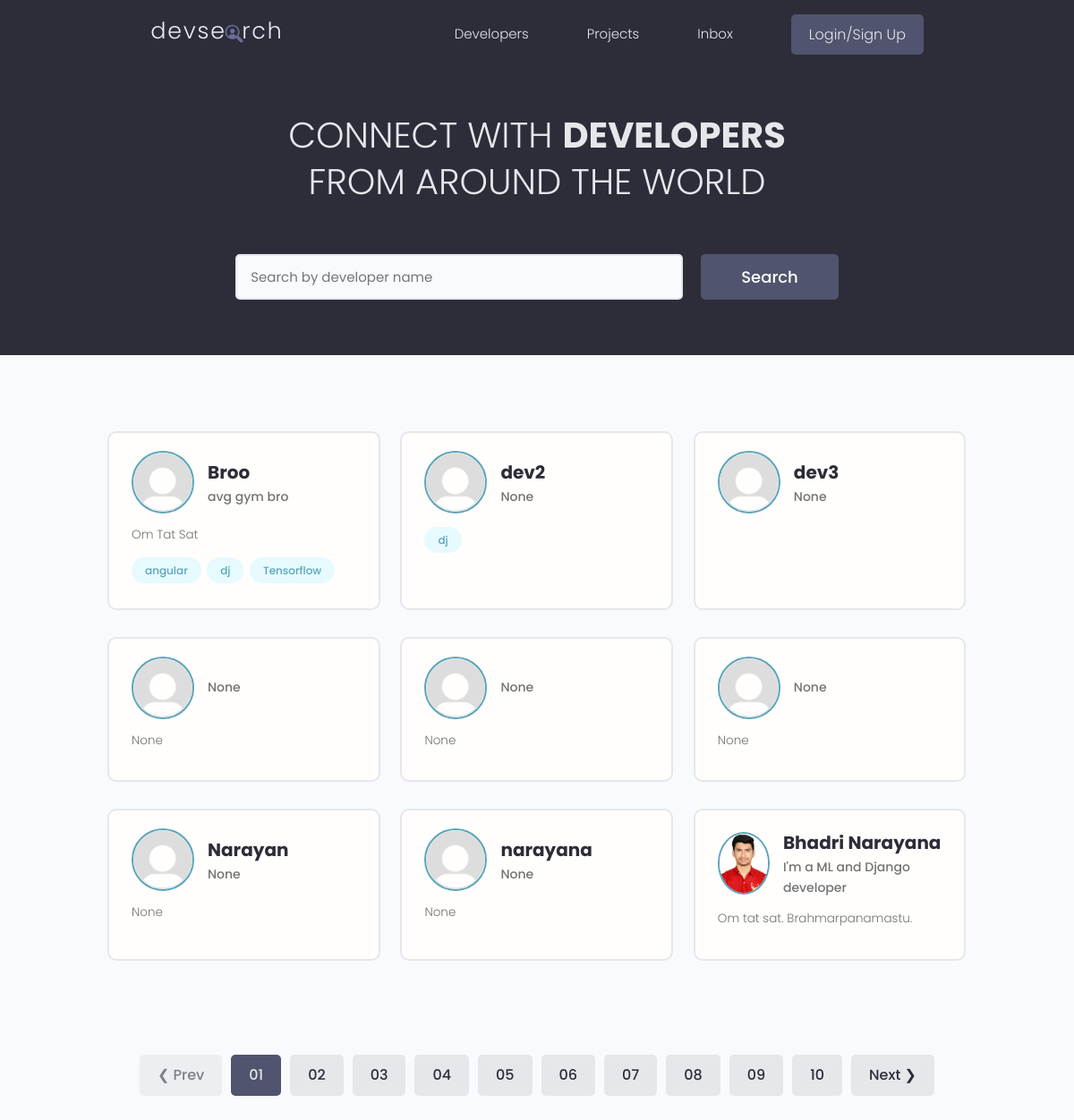
The app's page /, older data.
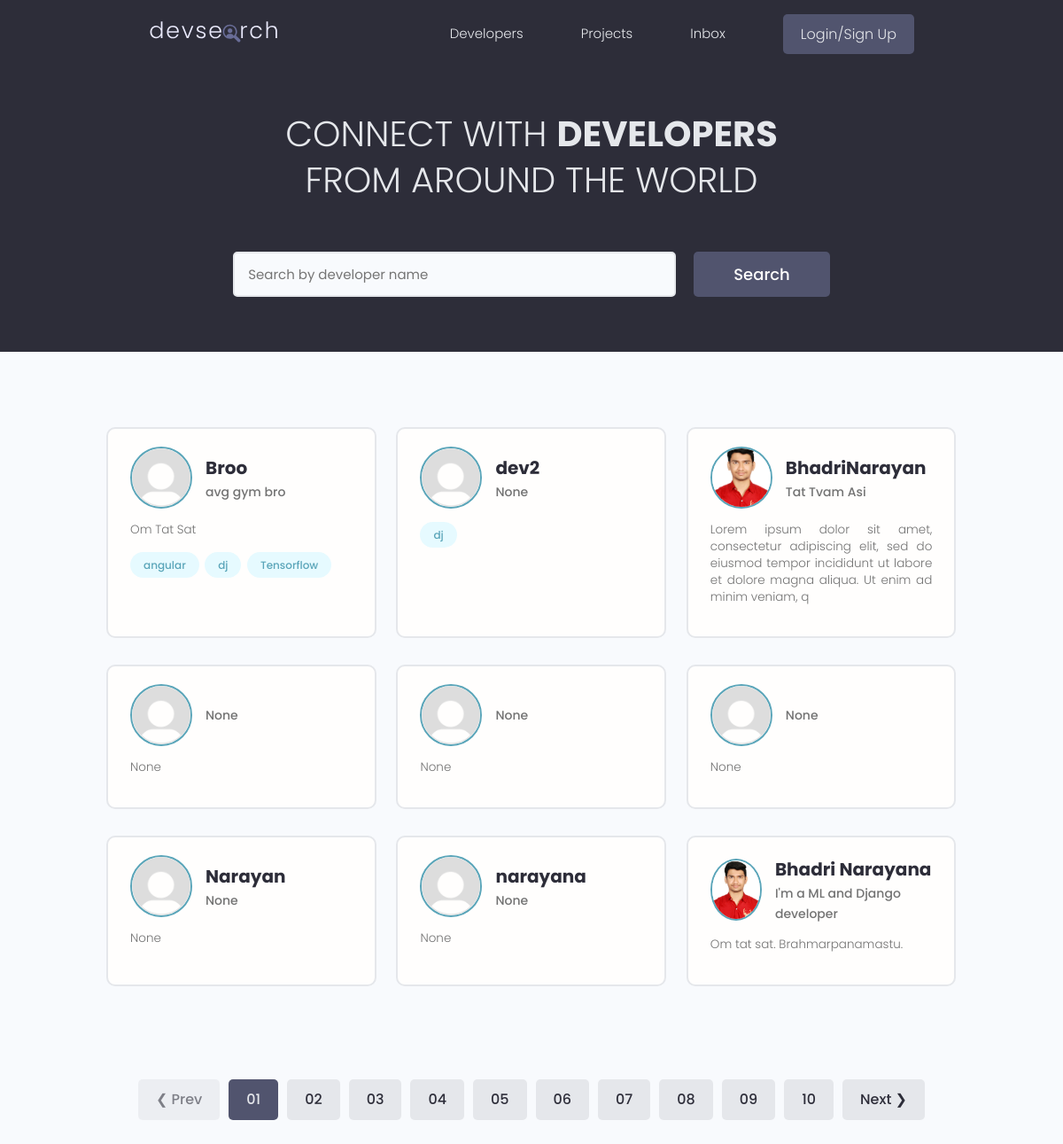
The same page, newer data.
### users/models.py (models this page shows, shortened)
class Profile(models.Model):
    user = models.OneToOneField(User, on_delete = models.CASCADE, null = True, blank = True)
    name = models.CharField(max_length = 200, blank = True, null = True)
    username = models.CharField(max_length=200, blank = True, null = True)
    location = models.CharField(max_length=200, blank = True, null = True)
    email = models.EmailField(max_length = 500, blank = True, null = True)
    short_intro = models.CharField(max_length = 200, blank = True, null = True)
    bio = models.TextField(blank = True, null = True)
    profile_image = models.ImageField(null = True, blank = True, upload_to = 'profiles/', default="profiles/default.png")
    social_github = models.CharField(max_length = 200, blank=True, null = True)
    social_twitter = models.CharField(max_length = 200, blank=True, null = True)
    social_linkedin = models.CharField(max_length = 200, blank=True, null = True)
    social_youtube = models.CharField(max_length = 200, blank=True, null = True)
    social_website = models.CharField(max_length = 200, blank=True, null = True)
    created = models.DateTimeField(auto_now_add=True)
    id = models.UUIDField(default = uuid.uuid4, primary_key=True, unique=True, editable=False)

### users/views.py (the view)
# urls.py: path('', views.profiles, name = 'profiles'),
def profiles(request):
    profiles = Profile.objects.all()
    return render(request, 'users/profiles.html', {'profiles':profiles})

### users/templates/users/profiles.html (shortened to what this page needs)
{% extends 'main.html' %}
{% block content %}
<main class="home">
    <section class="hero-section text-center">
      <div class="container container--narrow">
        <div class="hero-section__box">
          <h2>CONNECT WITH <span>DEVELOPERS</span></h2>
          <h2>FROM AROUND THE WORLD</h2>
        </div>
        <div class="hero-section__search">
          <form class="form" action="#" method="get">
            <div class="form__field">
              <input class="input input--text" id="formInput#search" type="text" name="text"
                placeholder="Search by developer name" />
            </div>
            <input class="btn btn--sub btn--lg" type="submit" value="Search" />
          </form>
        </div>
      </div>
    </section>
    <section class="devlist">
      <div class="container">
        <div class="grid grid--three">
            {% for profile in  profiles%}
          <div class="column card">
            <div class="dev">
              <a href="{% url 'profile' profile.id %}" class="card__body">
                <div class="dev__profile">
                  <img class="avatar avatar--md" src="{{profile.profile_image.url}}" alt="image" />
                  <div class="dev__meta">
                    <h3>{{profile.name}}</h3>
                    <h5>{{profile.short_intro|slice:"60"}}</h5>
                  </div>
                </div>
                <p class="dev__info">
                  {{profile.bio| slice:"150"}}
                </p>
                <div class="dev__skills">
                 {% for skill in  profile.skill_set.all|slice:"5"%}
                  <span class="tag tag--pill tag--main">
                    <small>{{skill.name}}</small>
                  </span>
                  {% endfor %}
                </div>
              </a>
            </div>
          </div>
          {% endfor %}
        </div>
      </div>
    </section>
    <div class="pagination">
      <ul class="container">
        <li><a href="#" class="btn btn--disabled">&#10094; Prev</a></li>
        <li><a href="#" class="btn btn--sub">01</a></li>
        <li><a href="#" class="btn">02</a></li>
        <li><a href="#" class="btn">03</a></li>
        <li><a href="#" class="btn">04</a></li>
        <li><a href="#" class="btn">05</a></li>
        <li><a href="#" class="btn">06</a></li>
        <li><a href="#" class="btn">07</a></li>
        <li><a href="#" class="btn">08</a></li>
        <li><a href="#" class="btn">09</a></li>
        <li><a href="#" class="btn">10</a></li>
        <li><a href="#" class="btn">Next &#10095;</a></li>
      </ul>
    </div>
  </main>
{% endblock content %}

Row changes from the older to the newer data that the page shows:
changed Profile: profile_image: picture added in place of a placeholder; name "dev3" → "BhadriNarayan"; short_intro "None" → "Tat Tvam Asi"; bio (not shown) → "Lorem ipsum dolor sit amet, consectetur adipiscing elit, sed do eiusmod tempor incididunt ut labore et dolore magna aliqua. Ut enim ad minim veniam, q"
